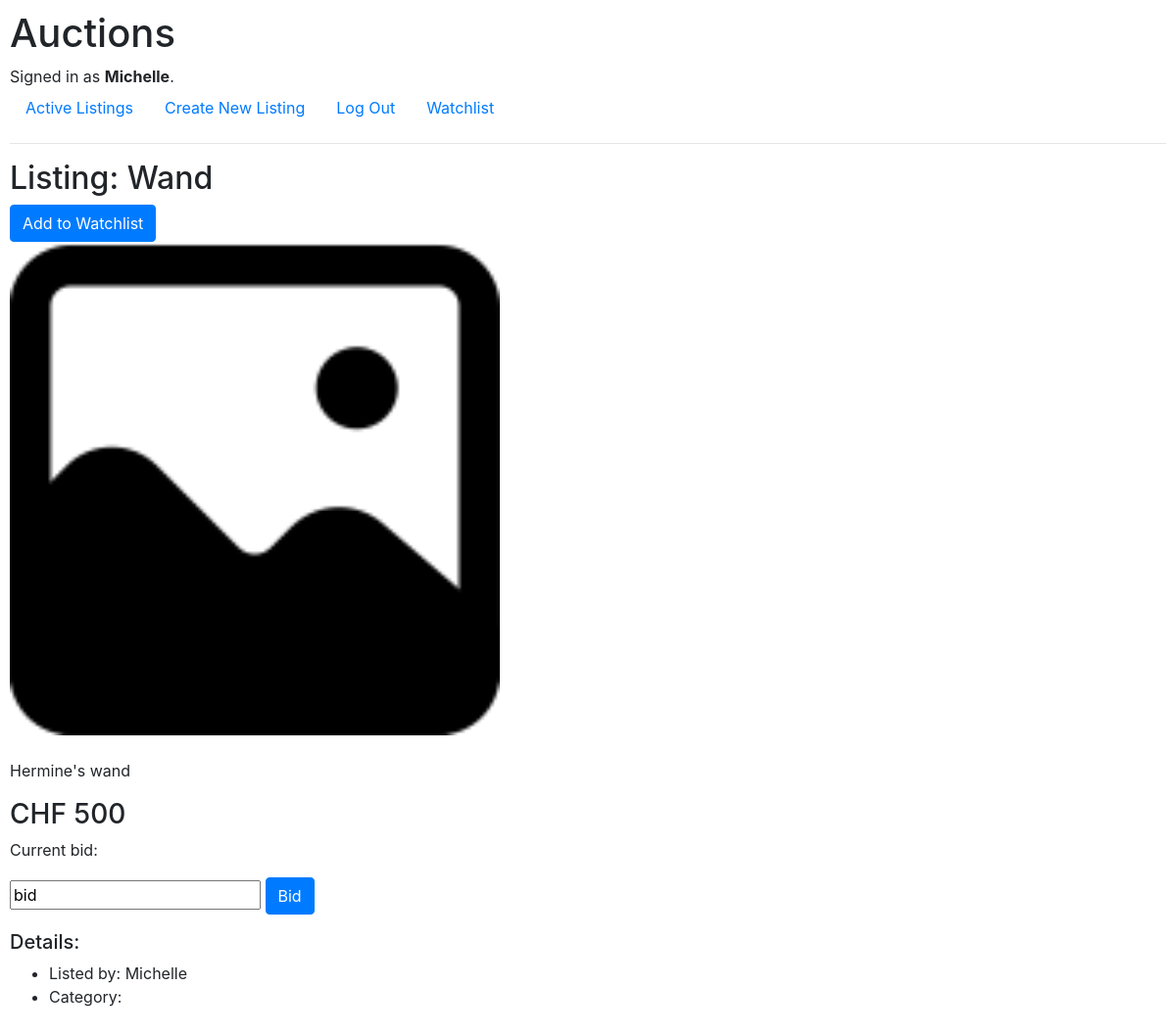
The app's page /listing/5 (signed in) with its own data.
### auctions/models.py (models this page shows)
class User(AbstractUser):
    watchlist = models.ManyToManyField("Listing", blank=True, related_name="watched_by") #a user cna have many listings in their watchlist and a listing can be in many users's watchlists
    '''user.watchlist.all()           # Listings the user is watching
       listing.watched_by.all()       # Users who are watching this listing'''

class Listing(models.Model):
    title = models.CharField(max_length=40)
    description = models.TextField()
    starting_bid = models.IntegerField()
    url_picture = models.CharField(max_length=1000,blank=True)
    category = models.CharField(max_length=20,blank=True)
    user = models.ForeignKey(
        settings.AUTH_USER_MODEL,  # refers to your custom User model
        on_delete=models.CASCADE,  # if user is deleted, delete their listings
        related_name="listings",    # access via user.listings.all()
        default = 1 #sets the admin user
    )

### auctions/views.py (the view)
# urls.py: path("listing/<int:listing_id>",views.listing,name="listing")
def listing(request,listing_id):
    listing = get_object_or_404(Listing, pk=listing_id)
    return render(request, "auctions/listing.html",{
        "listing": listing
    })

### auctions/templates/auctions/listing.html (shortened to what this page needs)
{% extends "auctions/layout.html" %}
{% load static %}
{% block body %}
    <h2>Listing: {{listing.title}}</h2>
    {% if user.is_authenticated %}
    <form action="{% url 'toggle_watchlist' listing.id %}" method="post">
        {% if listing in user.watchlist.all %}
            <button class="btn btn-secondary" type="submit">Remove from Watchlist</button>
        {% else %}
            <button class="btn btn-primary" type="submit">Add to Watchlist</button>
        {% endif %}
    </form>
    {% endif %}
    {% if listing.category %}
        <img src="{% static 'auctions/' %}{{ listing.category|lower }}.jpeg" class="card-img-top" alt="{{ listing.category }}">
    {% else %}
        <img src="{% static 'auctions/default.png' %}" class="card-img-top" alt="No category">
    {% endif %}
    <p><br>{{listing.description}}</p>
    <h3>CHF {{listing.starting_bid}}</h3>
    <form>
        <p>Current bid: <p>
        <input type = "text" value="bid">
        <input class="btn btn-primary" type="submit" value="Bid">
    </form>
    <h5>Details:</h5>
    <ul>
        <li>Listed by: {{listing.user.username}}</li>
        <li>Category: {{listing.category}}</li>
    </ul>
{% endblock %}

### auctions/templates/auctions/layout.html (shortened to what this page needs)
{% load static %}
<!DOCTYPE html>
<html lang="en">
    <head>
        <link rel="stylesheet" href="https://stackpath.bootstrapcdn.com/bootstrap/4.4.1/css/bootstrap.min.css">
        <link href="{% static 'auctions/styles.css' %}" rel="stylesheet">
    </head>
    <body>
        <h1>Auctions</h1>
        <div>
            {% if user.is_authenticated %}
                Signed in as <strong>{{ user.username }}</strong>.
            {% else %}
                Not signed in.
            {% endif %}
        </div>
        <ul class="nav">
            <li class="nav-item">
                <a class="nav-link" href="{% url 'index' %}">Active Listings</a>
            </li>
            {% if user.is_authenticated %}
                <li class="nav-item">
                    <a class="nav-link" href="{% url 'newListing' %}">Create New Listing</a>
                </li>
                <li class="nav-item">
                    <a class="nav-link" href="{% url 'logout' %}">Log Out</a>
                </li>
                <li class="nav-item">
                    <a class="nav-link" href="{% url 'watchlist' %}">Watchlist</a>
                </li>
            {% endif %}
        </ul>
        <hr>
        {% block body %}
        {% endblock %}
    </body>
</html>

### auctions/static/auctions/styles.css (style rules this page uses)
body { padding: 10px; }
img { max-width:500px }

### records on screen
User: username "Michelle"
Listing: title "Wand", description "Hermine's wand", starting_bid "500", user.username "Michelle"
